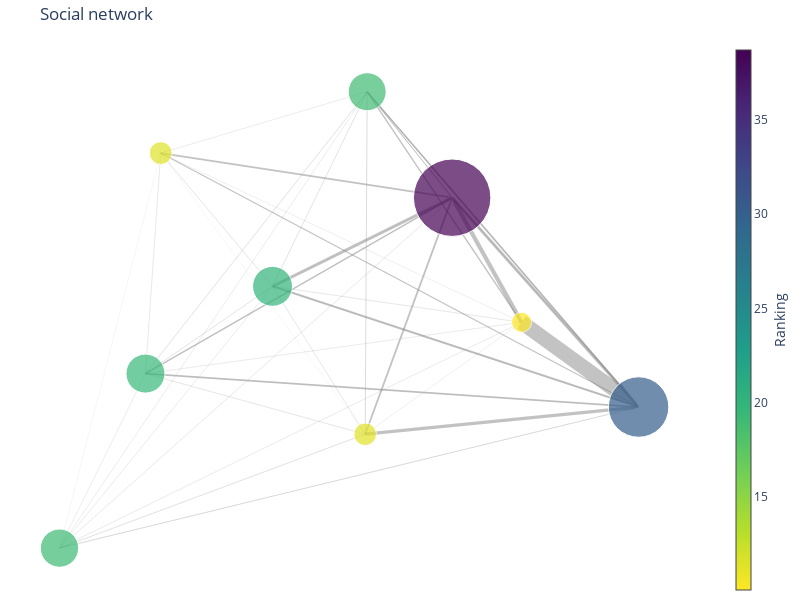

Notebook cell for this chart:
### Markdown cell above
#### Plot

### Code cell
graph = deepecohab.plot_network_graph(cfp, chasings, ranking_ordinal, node_size_multiplier=2, edge_width_multiplier=0.01, title="Social network", cmap="viridis_r")
# ranking_time = deepecohab.plot_ranking_in_time(cfp, ranking_in_time)
# eval_plot = deepecohab.social_dominance_evaluation(cfp, chasings, ranking_ordinal)
# final_ranking = deepecohab.weigh_ranking(cfp, graph, ranking_ordinal, chasings)

### Figure 1 — Plotly figure (JSON) as saved in the notebook; plotly's stock layout.template omitted (floating-point values rounded to 4 significant figures)
{"data": [{"hoverinfo": "none", "line": {"color": "#888", "width": 2.93}, "marker": {"angleref": "previous", "size": 5.86, "symbol": "arrow"}, "mode": "lines+markers", "opacity": 0.5, "type": "scatter", "x": [0.393, 1, null], "y": [0.451, -0.37, null]}, {"hoverinfo": "none", "line": {"color": "#888", "width": 0.21}, "marker": {"angleref": "previous", "size": 0.42, "symbol": "arrow"}, "mode": "lines+markers", "opacity": 0.5, "type": "scatter", "x": [0.393, -0.1917, null], "y": [0.451, 0.1034, null]}, {"hoverinfo": "none", "line": {"color": "#888", "width": 0.18}, "marker": {"angleref": "previous", "size": 0.36, "symbol": "arrow"}, "mode": "lines+markers", "opacity": 0.5, "type": "scatter", "x": [0.393, -0.6054, null], "y": [0.451, -0.239, null]}, {"hoverinfo": "none", "line": {"color": "#888", "width": 0.09}, "marker": {"angleref": "previous", "size": 0.18, "symbol": "arrow"}, "mode": "lines+markers", "opacity": 0.5, "type": "scatter", "x": [0.393, -0.8853, null], "y": [0.451, -0.9234, null]}, {"hoverinfo": "none", "line": {"color": "#888", "width": 0.55}, "marker": {"angleref": "previous", "size": 1.1, "symbol": "arrow"}, "mode": "lines+markers", "opacity": 0.5, "type": "scatter", "x": [0.393, 0.1164, null], "y": [0.451, 0.8667, null]}, {"hoverinfo": "none", "line": {"color": "#888", "width": 0.03}, "marker": {"angleref": "previous", "size": 0.06, "symbol": "arrow"}, "mode": "lines+markers", "opacity": 0.5, "type": "scatter", "x": [0.393, -0.5558, null], "y": [0.451, 0.6259, null]}, {"hoverinfo": "none", "line": {"color": "#888", "width": 0.05}, "marker": {"angleref": "previous", "size": 0.1, "symbol": "arrow"}, "mode": "lines+markers", "opacity": 0.5, "type": "scatter", "x": [0.393, 0.1098, null], "y": [0.451, -0.4768, null]}, {"hoverinfo": "none", "line": {"color": "#888", "width": 0.04}, "marker": {"angleref": "previous", "size": 0.08, "symbol": "arrow"}, "mode": "lines+markers", "opacity": 0.5, "type": "scatter", "x": [0.393, 0.6189, null], "y": [0.451, -0.03771, null]}, {"hoverinfo": "none", "line": {"color": "#888", "width": 0.76}, "marker": {"angleref": "previous", "size": 1.52, "symbol": "arrow"}, "mode": "lines+markers", "opacity": 0.5, "type": "scatter", "x": [1, 0.393, null], "y": [-0.37, 0.451, null]}, {"hoverinfo": "none", "line": {"color": "#888", "width": 0.39}, "marker": {"angleref": "previous", "size": 0.78, "symbol": "arrow"}, "mode": "lines+markers", "opacity": 0.5, "type": "scatter", "x": [1, -0.1917, null], "y": [-0.37, 0.1034, null]}, {"hoverinfo": "none", "line": {"color": "#888", "width": 0.23}, "marker": {"angleref": "previous", "size": 0.46, "symbol": "arrow"}, "mode": "lines+markers", "opacity": 0.5, "type": "scatter", "x": [1, -0.6054, null], "y": [-0.37, -0.239, null]}, {"hoverinfo": "none", "line": {"color": "#888", "width": 0.2}, "marker": {"angleref": "previous", "size": 0.4, "symbol": "arrow"}, "mode": "lines+markers", "opacity": 0.5, "type": "scatter", "x": [1, -0.8853, null], "y": [-0.37, -0.9234, null]}, {"hoverinfo": "none", "line": {"color": "#888", "width": 0.67}, "marker": {"angleref": "previous", "size": 1.34, "symbol": "arrow"}, "mode": "lines+markers", "opacity": 0.5, "type": "scatter", "x": [1, 0.1164, null], "y": [-0.37, 0.8667, null]}, {"hoverinfo": "none", "line": {"color": "#888", "width": 0.06}, "marker": {"angleref": "previous", "size": 0.12, "symbol": "arrow"}, "mode": "lines+markers", "opacity": 0.5, "type": "scatter", "x": [1, -0.5558, null], "y": [-0.37, 0.6259, null]}, {"hoverinfo": "none", "line": {"color": "#888", "width": 0.06}, "marker": {"angleref": "previous", "size": 0.12, "symbol": "arrow"}, "mode": "lines+markers", "opacity": 0.5, "type": "scatter", "x": [1, 0.1098, null], "y": [-0.37, -0.4768, null]}, {"hoverinfo": "none", "line": {"color": "#888", "width": 0.06}, "marker": {"angleref": "previous", "size": 0.12, "symbol": "arrow"}, "mode": "lines+markers", "opacity": 0.5, "type": "scatter", "x": [1, 0.6189, null], "y": [-0.37, -0.03771, null]}, {"hoverinfo": "none", "line": {"color": "#888", "width": 2.15}, "marker": {"angleref": "previous", "size": 4.3, "symbol": "arrow"}, "mode": "lines+markers", "opacity": 0.5, "type": "scatter", "x": [-0.1917, 1, null], "y": [0.1034, -0.37, null]}, {"hoverinfo": "none", "line": {"color": "#888", "width": 3}, "marker": {"angleref": "previous", "size": 6, "symbol": "arrow"}, "mode": "lines+markers", "opacity": 0.5, "type": "scatter", "x": [-0.1917, 0.393, null], "y": [0.1034, 0.451, null]}, {"hoverinfo": "none", "line": {"color": "#888", "width": 0.21}, "marker": {"angleref": "previous", "size": 0.42, "symbol": "arrow"}, "mode": "lines+markers", "opacity": 0.5, "type": "scatter", "x": [-0.1917, -0.6054, null], "y": [0.1034, -0.239, null]}, {"hoverinfo": "none", "line": {"color": "#888", "width": 0.23}, "marker": {"angleref": "previous", "size": 0.46, "symbol": "arrow"}, "mode": "lines+markers", "opacity": 0.5, "type": "scatter", "x": [-0.1917, -0.8853, null], "y": [0.1034, -0.9234, null]}, {"hoverinfo": "none", "line": {"color": "#888", "width": 0.21}, "marker": {"angleref": "previous", "size": 0.42, "symbol": "arrow"}, "mode": "lines+markers", "opacity": 0.5, "type": "scatter", "x": [-0.1917, 0.1164, null], "y": [0.1034, 0.8667, null]}, {"hoverinfo": "none", "line": {"color": "#888", "width": 0.12}, "marker": {"angleref": "previous", "size": 0.24, "symbol": "arrow"}, "mode": "lines+markers", "opacity": 0.5, "type": "scatter", "x": [-0.1917, -0.5558, null], "y": [0.1034, 0.6259, null]}, {"hoverinfo": "none", "line": {"color": "#888", "width": 0.13}, "marker": {"angleref": "previous", "size": 0.26, "symbol": "arrow"}, "mode": "lines+markers", "opacity": 0.5, "type": "scatter", "x": [-0.1917, 0.1098, null], "y": [0.1034, -0.4768, null]}, {"hoverinfo": "none", "line": {"color": "#888", "width": 0.09}, "marker": {"angleref": "previous", "size": 0.18, "symbol": "arrow"}, "mode": "lines+markers", "opacity": 0.5, "type": "scatter", "x": [-0.1917, 0.6189, null], "y": [0.1034, -0.03771, null]}, {"hoverinfo": "none", "line": {"color": "#888", "width": 1.61}, "marker": {"angleref": "previous", "size": 3.22, "symbol": "arrow"}, "mode": "lines+markers", "opacity": 0.5, "type": "scatter", "x": [-0.6054, 1, null], "y": [-0.239, -0.37, null]}, {"hoverinfo": "none", "line": {"color": "#888", "width": 1.41}, "marker": {"angleref": "previous", "size": 2.82, "symbol": "arrow"}, "mode": "lines+markers", "opacity": 0.5, "type": "scatter", "x": [-0.6054, 0.393, null], "y": [-0.239, 0.451, null]}, {"hoverinfo": "none", "line": {"color": "#888", "width": 0.29}, "marker": {"angleref": "previous", "size": 0.58, "symbol": "arrow"}, "mode": "lines+markers", "opacity": 0.5, "type": "scatter", "x": [-0.6054, -0.1917, null], "y": [-0.239, 0.1034, null]}, {"hoverinfo": "none", "line": {"color": "#888", "width": 0.24}, "marker": {"angleref": "previous", "size": 0.48, "symbol": "arrow"}, "mode": "lines+markers", "opacity": 0.5, "type": "scatter", "x": [-0.6054, -0.8853, null], "y": [-0.239, -0.9234, null]}, {"hoverinfo": "none", "line": {"color": "#888", "width": 0.11}, "marker": {"angleref": "previous", "size": 0.22, "symbol": "arrow"}, "mode": "lines+markers", "opacity": 0.5, "type": "scatter", "x": [-0.6054, 0.1164, null], "y": [-0.239, 0.8667, null]}, {"hoverinfo": "none", "line": {"color": "#888", "width": 0.08}, "marker": {"angleref": "previous", "size": 0.16, "symbol": "arrow"}, "mode": "lines+markers", "opacity": 0.5, "type": "scatter", "x": [-0.6054, -0.5558, null], "y": [-0.239, 0.6259, null]}, {"hoverinfo": "none", "line": {"color": "#888", "width": 0.16}, "marker": {"angleref": "previous", "size": 0.32, "symbol": "arrow"}, "mode": "lines+markers", "opacity": 0.5, "type": "scatter", "x": [-0.6054, 0.1098, null], "y": [-0.239, -0.4768, null]}, {"hoverinfo": "none", "line": {"color": "#888", "width": 0.11}, "marker": {"angleref": "previous", "size": 0.22, "symbol": "arrow"}, "mode": "lines+markers", "opacity": 0.5, "type": "scatter", "x": [-0.6054, 0.6189, null], "y": [-0.239, -0.03771, null]}, {"hoverinfo": "none", "line": {"color": "#888", "width": 0.5}, "marker": {"angleref": "previous", "size": 1, "symbol": "arrow"}, "mode": "lines+markers", "opacity": 0.5, "type": "scatter", "x": [-0.8853, 1, null], "y": [-0.9234, -0.37, null]}, {"hoverinfo": "none", "line": {"color": "#888", "width": 0.3}, "marker": {"angleref": "previous", "size": 0.6, "symbol": "arrow"}, "mode": "lines+markers", "opacity": 0.5, "type": "scatter", "x": [-0.8853, 0.393, null], "y": [-0.9234, 0.451, null]}, {"hoverinfo": "none", "line": {"color": "#888", "width": 0.11}, "marker": {"angleref": "previous", "size": 0.22, "symbol": "arrow"}, "mode": "lines+markers", "opacity": 0.5, "type": "scatter", "x": [-0.8853, -0.1917, null], "y": [-0.9234, 0.1034, null]}, {"hoverinfo": "none", "line": {"color": "#888", "width": 0.09}, "marker": {"angleref": "previous", "size": 0.18, "symbol": "arrow"}, "mode": "lines+markers", "opacity": 0.5, "type": "scatter", "x": [-0.8853, -0.6054, null], "y": [-0.9234, -0.239, null]}, {"hoverinfo": "none", "line": {"color": "#888", "width": 0.2}, "marker": {"angleref": "previous", "size": 0.4, "symbol": "arrow"}, "mode": "lines+markers", "opacity": 0.5, "type": "scatter", "x": [-0.8853, 0.1164, null], "y": [-0.9234, 0.8667, null]}, {"hoverinfo": "none", "line": {"color": "#888", "width": 0.01}, "marker": {"angleref": "previous", "size": 0.02, "symbol": "arrow"}, "mode": "lines+markers", "opacity": 0.5, "type": "scatter", "x": [-0.8853, -0.5558, null], "y": [-0.9234, 0.6259, null]}, {"hoverinfo": "none", "line": {"color": "#888", "width": 0.29}, "marker": {"angleref": "previous", "size": 0.58, "symbol": "arrow"}, "mode": "lines+markers", "opacity": 0.5, "type": "scatter", "x": [-0.8853, 0.1098, null], "y": [-0.9234, -0.4768, null]}, {"hoverinfo": "none", "line": {"color": "#888", "width": 0.28}, "marker": {"angleref": "previous", "size": 0.56, "symbol": "arrow"}, "mode": "lines+markers", "opacity": 0.5, "type": "scatter", "x": [-0.8853, 0.6189, null], "y": [-0.9234, -0.03771, null]}, {"hoverinfo": "none", "line": {"color": "#888", "width": 1.8}, "marker": {"angleref": "previous", "size": 3.6, "symbol": "arrow"}, "mode": "lines+markers", "opacity": 0.5, "type": "scatter", "x": [0.1164, 1, null], "y": [0.8667, -0.37, null]}, {"hoverinfo": "none", "line": {"color": "#888", "width": 0.81}, "marker": {"angleref": "previous", "size": 1.62, "symbol": "arrow"}, "mode": "lines+markers", "opacity": 0.5, "type": "scatter", "x": [0.1164, 0.393, null], "y": [0.8667, 0.451, null]}, {"hoverinfo": "none", "line": {"color": "#888", "width": 0.29}, "marker": {"angleref": "previous", "size": 0.58, "symbol": "arrow"}, "mode": "lines+markers", "opacity": 0.5, "type": "scatter", "x": [0.1164, -0.1917, null], "y": [0.8667, 0.1034, null]}, {"hoverinfo": "none", "line": {"color": "#888", "width": 0.4}, "marker": {"angleref": "previous", "size": 0.8, "symbol": "arrow"}, "mode": "lines+markers", "opacity": 0.5, "type": "scatter", "x": [0.1164, -0.6054, null], "y": [0.8667, -0.239, null]}, {"hoverinfo": "none", "line": {"color": "#888", "width": 0.13}, "marker": {"angleref": "previous", "size": 0.26, "symbol": "arrow"}, "mode": "lines+markers", "opacity": 0.5, "type": "scatter", "x": [0.1164, -0.8853, null], "y": [0.8667, -0.9234, null]}, {"hoverinfo": "none", "line": {"color": "#888", "width": 0.13}, "marker": {"angleref": "previous", "size": 0.26, "symbol": "arrow"}, "mode": "lines+markers", "opacity": 0.5, "type": "scatter", "x": [0.1164, -0.5558, null], "y": [0.8667, 0.6259, null]}, {"hoverinfo": "none", "line": {"color": "#888", "width": 0.06}, "marker": {"angleref": "previous", "size": 0.12, "symbol": "arrow"}, "mode": "lines+markers", "opacity": 0.5, "type": "scatter", "x": [0.1164, 0.1098, null], "y": [0.8667, -0.4768, null]}, {"hoverinfo": "none", "line": {"color": "#888", "width": 0.07}, "marker": {"angleref": "previous", "size": 0.14, "symbol": "arrow"}, "mode": "lines+markers", "opacity": 0.5, "type": "scatter", "x": [0.1164, 0.6189, null], "y": [0.8667, -0.03771, null]}, {"hoverinfo": "none", "line": {"color": "#888", "width": 1.11}, "marker": {"angleref": "previous", "size": 2.22, "symbol": "arrow"}, "mode": "lines+markers", "opacity": 0.5, "type": "scatter", "x": [-0.5558, 1, null], "y": [0.6259, -0.37, null]}, {"hoverinfo": "none", "line": {"color": "#888", "width": 1.83}, "marker": {"angleref": "previous", "size": 3.66, "symbol": "arrow"}, "mode": "lines+markers", "opacity": 0.5, "type": "scatter", "x": [-0.5558, 0.393, null], "y": [0.6259, 0.451, null]}, {"hoverinfo": "none", "line": {"color": "#888", "width": 0.33}, "marker": {"angleref": "previous", "size": 0.66, "symbol": "arrow"}, "mode": "lines+markers", "opacity": 0.5, "type": "scatter", "x": [-0.5558, -0.1917, null], "y": [0.6259, 0.1034, null]}, {"hoverinfo": "none", "line": {"color": "#888", "width": 0.32}, "marker": {"angleref": "previous", "size": 0.64, "symbol": "arrow"}, "mode": "lines+markers", "opacity": 0.5, "type": "scatter", "x": [-0.5558, -0.6054, null], "y": [0.6259, -0.239, null]}, {"hoverinfo": "none", "line": {"color": "#888", "width": 0.16}, "marker": {"angleref": "previous", "size": 0.32, "symbol": "arrow"}, "mode": "lines+markers", "opacity": 0.5, "type": "scatter", "x": [-0.5558, -0.8853, null], "y": [0.6259, -0.9234, null]}, {"hoverinfo": "none", "line": {"color": "#888", "width": 0.21}, "marker": {"angleref": "previous", "size": 0.42, "symbol": "arrow"}, "mode": "lines+markers", "opacity": 0.5, "type": "scatter", "x": [-0.5558, 0.1164, null], "y": [0.6259, 0.8667, null]}, {"hoverinfo": "none", "line": {"color": "#888", "width": 0.05}, "marker": {"angleref": "previous", "size": 0.1, "symbol": "arrow"}, "mode": "lines+markers", "opacity": 0.5, "type": "scatter", "x": [-0.5558, 0.1098, null], "y": [0.6259, -0.4768, null]}, {"hoverinfo": "none", "line": {"color": "#888", "width": 0.12}, "marker": {"angleref": "previous", "size": 0.24, "symbol": "arrow"}, "mode": "lines+markers", "opacity": 0.5, "type": "scatter", "x": [-0.5558, 0.6189, null], "y": [0.6259, -0.03771, null]}, {"hoverinfo": "none", "line": {"color": "#888", "width": 3.25}, "marker": {"angleref": "previous", "size": 6.5, "symbol": "arrow"}, "mode": "lines+markers", "opacity": 0.5, "type": "scatter", "x": [0.1098, 1, null], "y": [-0.4768, -0.37, null]}, {"hoverinfo": "none", "line": {"color": "#888", "width": 1.84}, "marker": {"angleref": "previous", "size": 3.68, "symbol": "arrow"}, "mode": "lines+markers", "opacity": 0.5, "type": "scatter", "x": [0.1098, 0.393, null], "y": [-0.4768, 0.451, null]}, {"hoverinfo": "none", "line": {"color": "#888", "width": 0.28}, "marker": {"angleref": "previous", "size": 0.56, "symbol": "arrow"}, "mode": "lines+markers", "opacity": 0.5, "type": "scatter", "x": [0.1098, -0.1917, null], "y": [-0.4768, 0.1034, null]}, {"hoverinfo": "none", "line": {"color": "#888", "width": 0.29}, "marker": {"angleref": "previous", "size": 0.58, "symbol": "arrow"}, "mode": "lines+markers", "opacity": 0.5, "type": "scatter", "x": [0.1098, -0.6054, null], "y": [-0.4768, -0.239, null]}, {"hoverinfo": "none", "line": {"color": "#888", "width": 0.25}, "marker": {"angleref": "previous", "size": 0.5, "symbol": "arrow"}, "mode": "lines+markers", "opacity": 0.5, "type": "scatter", "x": [0.1098, -0.8853, null], "y": [-0.4768, -0.9234, null]}, {"hoverinfo": "none", "line": {"color": "#888", "width": 0.56}, "marker": {"angleref": "previous", "size": 1.12, "symbol": "arrow"}, "mode": "lines+markers", "opacity": 0.5, "type": "scatter", "x": [0.1098, 0.1164, null], "y": [-0.4768, 0.8667, null]}, {"hoverinfo": "none", "line": {"color": "#888", "width": 0.09}, "marker": {"angleref": "previous", "size": 0.18, "symbol": "arrow"}, "mode": "lines+markers", "opacity": 0.5, "type": "scatter", "x": [0.1098, -0.5558, null], "y": [-0.4768, 0.6259, null]}, {"hoverinfo": "none", "line": {"color": "#888", "width": 0.13}, "marker": {"angleref": "previous", "size": 0.26, "symbol": "arrow"}, "mode": "lines+markers", "opacity": 0.5, "type": "scatter", "x": [0.1098, 0.6189, null], "y": [-0.4768, -0.03771, null]}, {"hoverinfo": "none", "line": {"color": "#888", "width": 14.8}, "marker": {"angleref": "previous", "size": 29.6, "symbol": "arrow"}, "mode": "lines+markers", "opacity": 0.5, "type": "scatter", "x": [0.6189, 1, null], "y": [-0.03771, -0.37, null]}, {"hoverinfo": "none", "line": {"color": "#888", "width": 4.19}, "marker": {"angleref": "previous", "size": 8.38, "symbol": "arrow"}, "mode": "lines+markers", "opacity": 0.5, "type": "scatter", "x": [0.6189, 0.393, null], "y": [-0.03771, 0.451, null]}, {"hoverinfo": "none", "line": {"color": "#888", "width": 0.33}, "marker": {"angleref": "previous", "size": 0.66, "symbol": "arrow"}, "mode": "lines+markers", "opacity": 0.5, "type": "scatter", "x": [0.6189, -0.1917, null], "y": [-0.03771, 0.1034, null]}, {"hoverinfo": "none", "line": {"color": "#888", "width": 0.25}, "marker": {"angleref": "previous", "size": 0.5, "symbol": "arrow"}, "mode": "lines+markers", "opacity": 0.5, "type": "scatter", "x": [0.6189, -0.6054, null], "y": [-0.03771, -0.239, null]}, {"hoverinfo": "none", "line": {"color": "#888", "width": 0.09}, "marker": {"angleref": "previous", "size": 0.18, "symbol": "arrow"}, "mode": "lines+markers", "opacity": 0.5, "type": "scatter", "x": [0.6189, -0.8853, null], "y": [-0.03771, -0.9234, null]}, {"hoverinfo": "none", "line": {"color": "#888", "width": 1.39}, "marker": {"angleref": "previous", "size": 2.78, "symbol": "arrow"}, "mode": "lines+markers", "opacity": 0.5, "type": "scatter", "x": [0.6189, 0.1164, null], "y": [-0.03771, 0.8667, null]}, {"hoverinfo": "none", "line": {"color": "#888", "width": 0.16}, "marker": {"angleref": "previous", "size": 0.32, "symbol": "arrow"}, "mode": "lines+markers", "opacity": 0.5, "type": "scatter", "x": [0.6189, -0.5558, null], "y": [-0.03771, 0.6259, null]}, {"hoverinfo": "none", "line": {"color": "#888", "width": 0.14}, "marker": {"angleref": "previous", "size": 0.28, "symbol": "arrow"}, "mode": "lines+markers", "opacity": 0.5, "type": "scatter", "x": [0.6189, 0.1098, null], "y": [-0.03771, -0.4768, null]}, {"hoverinfo": "text", "hovertext": ["Mouse ID: 7786EC1A04<br>Ranking: 30.233", "Mouse ID: A7E6E51A04<br>Ranking: 38.707", "Mouse ID: 0813A01A04<br>Ranking: 19.957", "Mouse ID: EA01E61A04<br>Ranking: 19.496", "Mouse ID: EC61E61A04<br>Ranking: 19.124", "Mouse ID: 2D5FE61A04<br>Ranking: 18.982", "Mouse ID: 3008EC1A04<br>Ranking: 11.412", "Mouse ID: 18D89F1A04<br>Ranking: 11.308", "Mouse ID: F4FEEB1A04<br>Ranking: 10.052"], "marker": {"color": [38.71, 30.23, 19.96, 19.5, 19.12, 18.98, 11.41, 11.31, 10.05], "colorbar": {"thickness": 15, "title": {"side": "right", "text": "Ranking"}, "xanchor": "left"}, "colorscale": [[0, "#fde725"], [0.1111, "#b5de2b"], [0.2222, "#6ece58"], [0.3333, "#35b779"], [0.4444, "#1f9e89"], [0.5556, "#26828e"], [0.6667, "#31688e"], [0.7778, "#3e4989"], [0.8889, "#482878"], [1, "#440154"]], "showscale": true, "size": [77.41, 60.47, 39.91, 38.99, 38.25, 37.96, 22.82, 22.62, 20.1]}, "mode": "markers", "text": [], "type": "scatter", "x": [0.393, 1, -0.1917, -0.6054, -0.8853, 0.1164, -0.5558, 0.1098, 0.6189], "y": [0.451, -0.37, 0.1034, -0.239, -0.9234, 0.8667, 0.6259, -0.4768, -0.03771]}], "layout": {"height": 600, "hovermode": "closest", "margin": {"b": 0, "l": 0, "r": 0, "t": 40}, "plot_bgcolor": "white", "showlegend": false, "title": {"text": "Social network"}, "width": 800, "xaxis": {"showgrid": false, "showticklabels": false, "zeroline": false}, "yaxis": {"showgrid": false, "showticklabels": false, "zeroline": false}}}
